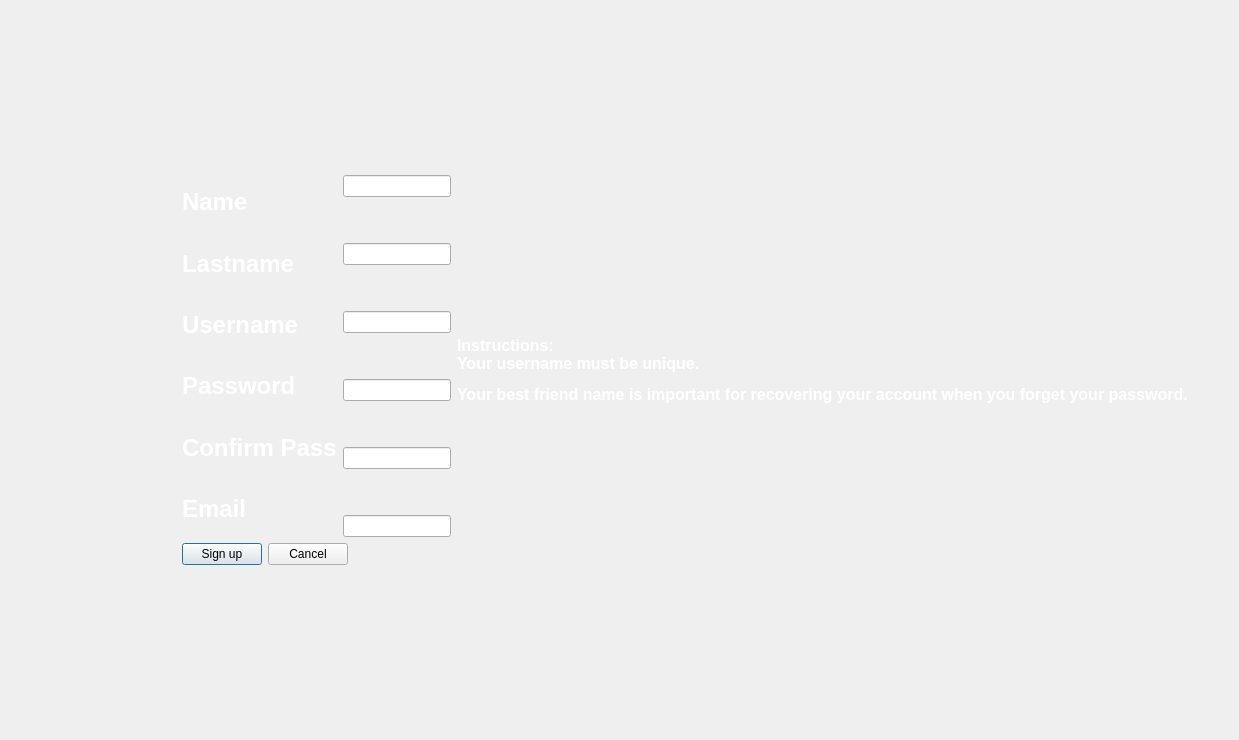
<?xml version="1.0" encoding="UTF-8"?>
<ui version="4.0">
 <class>SignupWindow</class>
 <widget class="QDialog" name="SignupWindow">
  <property name="geometry">
   <rect>
    <x>0</x>
    <y>0</y>
    <width>1239</width>
    <height>740</height>
   </rect>
  </property>
  <property name="windowTitle">
   <string>Dialog</string>
  </property>
  <property name="styleSheet">
   <string notr="true">QDialog {
    background-image: url(:/dailogs-images/images/151120-meter-text-piano-double_bass-dixieland-3840x2160 (1).jpg);
    background-repeat: no-repeat;
    background-position: center; 
    background-size: cover;  
 
}</string>
  </property>
  <layout class="QGridLayout" name="gridLayout">
   <item row="2" column="1">
    <spacer name="verticalSpacer">
     <property name="orientation">
      <enum>Qt::Orientation::Vertical</enum>
     </property>
     <property name="sizeHint" stdset="0">
      <size>
       <width>20</width>
       <height>40</height>
      </size>
     </property>
    </spacer>
   </item>
   <item row="1" column="1">
    <layout class="QHBoxLayout" name="horizontalLayout_9">
     <item>
      <layout class="QVBoxLayout" name="verticalLayout_3">
       <item>
        <layout class="QHBoxLayout" name="horizontalLayout_7">
         <item>
          <layout class="QVBoxLayout" name="verticalLayout_2">
           <item>
            <widget class="QLabel" name="label_name">
             <property name="text">
              <string>&lt;html&gt;&lt;head/&gt;&lt;body&gt;&lt;p&gt;&lt;span style=&quot; font-size:18pt; font-weight:700;color:white&quot;&gt;Name &lt;/span&gt;&lt;/p&gt;&lt;/body&gt;&lt;/html&gt;</string>
             </property>
            </widget>
           </item>
           <item>
            <widget class="QLabel" name="label_lastname">
             <property name="text">
              <string>&lt;html&gt;&lt;head/&gt;&lt;body&gt;&lt;p&gt;&lt;span style=&quot; font-size:18pt; font-weight:700;color:white;&quot;&gt;Lastname&lt;/span&gt;&lt;/p&gt;&lt;/body&gt;&lt;/html&gt;</string>
             </property>
            </widget>
           </item>
           <item>
            <widget class="QLabel" name="label_username">
             <property name="text">
              <string>&lt;html&gt;&lt;head/&gt;&lt;body&gt;&lt;p&gt;&lt;span style=&quot; font-size:18pt; font-weight:700;color:white;&quot;&gt;Username   &lt;/span&gt;&lt;/p&gt;&lt;/body&gt;&lt;/html&gt;</string>
             </property>
            </widget>
           </item>
           <item>
            <widget class="QLabel" name="label_password">
             <property name="text">
              <string>&lt;html&gt;&lt;head/&gt;&lt;body&gt;&lt;p&gt;&lt;span style=&quot; font-size:18pt; font-weight:700;color:white;&quot;&gt;Password&lt;/span&gt;&lt;/p&gt;&lt;/body&gt;&lt;/html&gt;</string>
             </property>
            </widget>
           </item>
           <item>
            <widget class="QLabel" name="label">
             <property name="text">
              <string>&lt;html&gt;&lt;head/&gt;&lt;body&gt;&lt;p&gt;&lt;span style=&quot; font-size:18pt; font-weight:700;color:white&quot;&gt;Confirm Pass&lt;/span&gt;&lt;/p&gt;&lt;/body&gt;&lt;/html&gt;</string>
             </property>
            </widget>
           </item>
           <item>
            <widget class="QLabel" name="label_Email">
             <property name="text">
              <string>&lt;html&gt;&lt;head/&gt;&lt;body&gt;&lt;p&gt;&lt;span style=&quot; font-size:18pt; font-weight:700;color:white;&quot;&gt;Email&lt;/span&gt;&lt;/p&gt;&lt;/body&gt;&lt;/html&gt;</string>
             </property>
            </widget>
           </item>
          </layout>
         </item>
         <item>
          <layout class="QVBoxLayout" name="verticalLayout">
           <item>
            <layout class="QHBoxLayout" name="horizontalLayout">
             <item>
              <widget class="QLineEdit" name="lineEdit_name">
               <property name="toolTip">
                <string>just alphabets</string>
               </property>
               <property name="toolTipDuration">
                <number>-1</number>
               </property>
               <property name="statusTip">
                <string/>
               </property>
               <property name="autoFillBackground">
                <bool>false</bool>
               </property>
              </widget>
             </item>
            </layout>
           </item>
           <item>
            <spacer name="verticalSpacer_6">
             <property name="orientation">
              <enum>Qt::Orientation::Vertical</enum>
             </property>
             <property name="sizeHint" stdset="0">
              <size>
               <width>20</width>
               <height>40</height>
              </size>
             </property>
            </spacer>
           </item>
           <item>
            <layout class="QHBoxLayout" name="horizontalLayout_2">
             <item>
              <widget class="QLineEdit" name="lineEdit_lastname">
               <property name="toolTip">
                <string>just alphabets</string>
               </property>
              </widget>
             </item>
            </layout>
           </item>
           <item>
            <spacer name="verticalSpacer_5">
             <property name="orientation">
              <enum>Qt::Orientation::Vertical</enum>
             </property>
             <property name="sizeHint" stdset="0">
              <size>
               <width>20</width>
               <height>40</height>
              </size>
             </property>
            </spacer>
           </item>
           <item>
            <layout class="QHBoxLayout" name="horizontalLayout_3">
             <item>
              <widget class="QLineEdit" name="lineEdit_username">
               <property name="toolTip">
                <string>just alphabets , 1_9 underscore. At least 3 characters.</string>
               </property>
              </widget>
             </item>
            </layout>
           </item>
           <item>
            <spacer name="verticalSpacer_4">
             <property name="orientation">
              <enum>Qt::Orientation::Vertical</enum>
             </property>
             <property name="sizeHint" stdset="0">
              <size>
               <width>20</width>
               <height>40</height>
              </size>
             </property>
            </spacer>
           </item>
           <item>
            <layout class="QHBoxLayout" name="horizontalLayout_4">
             <item>
              <widget class="QLineEdit" name="lineEdit_password">
               <property name="toolTip">
                <string>At least 8 characters. At least one lowercase English letter. At least one uppercase English letter. At least one number. At least one special character from !@#$%^&amp;*()_+.</string>
               </property>
              </widget>
             </item>
            </layout>
           </item>
           <item>
            <spacer name="verticalSpacer_7">
             <property name="orientation">
              <enum>Qt::Orientation::Vertical</enum>
             </property>
             <property name="sizeHint" stdset="0">
              <size>
               <width>20</width>
               <height>40</height>
              </size>
             </property>
            </spacer>
           </item>
           <item>
            <widget class="QLineEdit" name="lineEdit_confirm_pass">
             <property name="toolTip">
              <string>At least 8 characters. At least one lowercase English letter. At least one uppercase English letter. At least one number. At least one special character from !@#$%^&amp;*()_+.</string>
             </property>
            </widget>
           </item>
           <item>
            <spacer name="verticalSpacer_3">
             <property name="orientation">
              <enum>Qt::Orientation::Vertical</enum>
             </property>
             <property name="sizeHint" stdset="0">
              <size>
               <width>20</width>
               <height>40</height>
              </size>
             </property>
            </spacer>
           </item>
           <item>
            <layout class="QHBoxLayout" name="horizontalLayout_5">
             <item>
              <widget class="QLineEdit" name="lineEdit_email">
               <property name="toolTip">
                <string/>
               </property>
              </widget>
             </item>
            </layout>
           </item>
          </layout>
         </item>
        </layout>
       </item>
       <item>
        <layout class="QHBoxLayout" name="horizontalLayout_8">
         <item>
          <widget class="QPushButton" name="pushButton_signup">
           <property name="text">
            <string>Sign up</string>
           </property>
          </widget>
         </item>
         <item>
          <widget class="QPushButton" name="pushButton_cancel">
           <property name="text">
            <string>Cancel</string>
           </property>
          </widget>
         </item>
         <item>
          <spacer name="horizontalSpacer">
           <property name="orientation">
            <enum>Qt::Orientation::Horizontal</enum>
           </property>
           <property name="sizeHint" stdset="0">
            <size>
             <width>40</width>
             <height>20</height>
            </size>
           </property>
          </spacer>
         </item>
        </layout>
       </item>
      </layout>
     </item>
     <item>
      <widget class="QLabel" name="label_7">
       <property name="text">
        <string>&lt;html&gt;&lt;head/&gt;&lt;body&gt;&lt;p&gt;&lt;span style=&quot; font-size:12pt; font-weight:700;color:#ffffff&quot;&gt;Instructions:&lt;br/&gt;Your username must be unique.&lt;/span&gt;&lt;/p&gt;&lt;p&gt;&lt;span style=&quot; font-size:12pt; font-weight:700; color:#ffffff;&quot;&gt;Your best friend name is important for recovering your account when you forget your password.&lt;/span&gt;&lt;/p&gt;&lt;/body&gt;&lt;/html&gt;</string>
       </property>
      </widget>
     </item>
     <item>
      <spacer name="horizontalSpacer_3">
       <property name="orientation">
        <enum>Qt::Orientation::Horizontal</enum>
       </property>
       <property name="sizeHint" stdset="0">
        <size>
         <width>40</width>
         <height>20</height>
        </size>
       </property>
      </spacer>
     </item>
    </layout>
   </item>
   <item row="0" column="1">
    <spacer name="verticalSpacer_2">
     <property name="orientation">
      <enum>Qt::Orientation::Vertical</enum>
     </property>
     <property name="sizeHint" stdset="0">
      <size>
       <width>20</width>
       <height>40</height>
      </size>
     </property>
    </spacer>
   </item>
   <item row="1" column="0">
    <spacer name="horizontalSpacer_2">
     <property name="orientation">
      <enum>Qt::Orientation::Horizontal</enum>
     </property>
     <property name="sizeHint" stdset="0">
      <size>
       <width>40</width>
       <height>20</height>
      </size>
     </property>
    </spacer>
   </item>
  </layout>
 </widget>
 <resources/>
 <connections/>
</ui>
